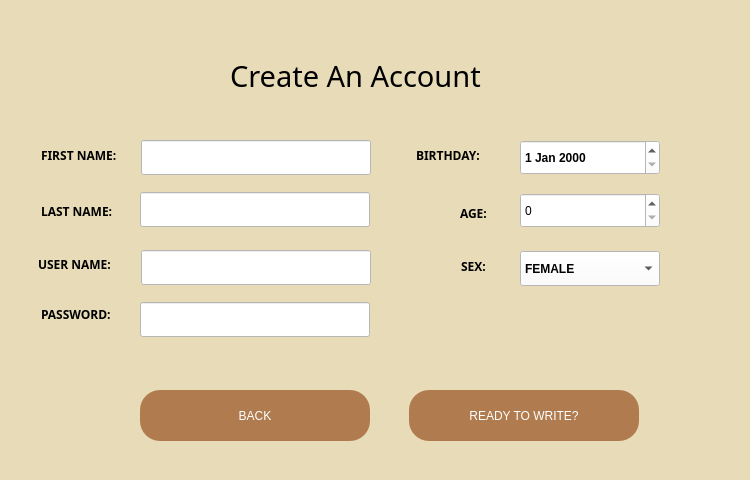
<?xml version="1.0" encoding="UTF-8"?>
<ui version="4.0">
 <class>Signup</class>
 <widget class="QDialog" name="Signup">
  <property name="geometry">
   <rect>
    <x>0</x>
    <y>0</y>
    <width>750</width>
    <height>480</height>
   </rect>
  </property>
  <property name="windowTitle">
   <string>Dialog</string>
  </property>
  <property name="styleSheet">
   <string notr="true">BACkGROUND-COLOR:rgb(232, 220, 184)
</string>
  </property>
  <widget class="QLineEdit" name="lineEdit">
   <property name="geometry">
    <rect>
     <x>141</x>
     <y>140</y>
     <width>230</width>
     <height>35</height>
    </rect>
   </property>
   <property name="styleSheet">
    <string notr="true">
background-color: rgb(255, 255, 255);
font: 10pt &quot;SansSerif&quot;;
color: rgb(0, 0, 0);</string>
   </property>
  </widget>
  <widget class="QLineEdit" name="lineEdit_2">
   <property name="geometry">
    <rect>
     <x>140</x>
     <y>192</y>
     <width>230</width>
     <height>35</height>
    </rect>
   </property>
   <property name="styleSheet">
    <string notr="true">
background-color: rgb(255, 255, 255);
font: 10pt &quot;SansSerif&quot;;
color: rgb(0, 0, 0);</string>
   </property>
  </widget>
  <widget class="QSpinBox" name="spinBox">
   <property name="geometry">
    <rect>
     <x>520</x>
     <y>193</y>
     <width>140</width>
     <height>35</height>
    </rect>
   </property>
   <property name="styleSheet">
    <string notr="true">background-color:rgb(255, 255, 255);
COLOR: BLACK;
font: 700 9pt &quot;Segoe UI&quot;;</string>
   </property>
  </widget>
  <widget class="QPushButton" name="pushButton">
   <property name="geometry">
    <rect>
     <x>409</x>
     <y>390</y>
     <width>230</width>
     <height>51</height>
    </rect>
   </property>
   <property name="styleSheet">
    <string notr="true">background-color: #B07C4F;
font: 900 12pt &quot;Segoe UI Black&quot;;
color: rgb(255, 255, 255);
border-radius: 20px;</string>
   </property>
   <property name="text">
    <string>READY TO WRITE?</string>
   </property>
  </widget>
  <widget class="QPushButton" name="pushButton_2">
   <property name="geometry">
    <rect>
     <x>140</x>
     <y>390</y>
     <width>230</width>
     <height>51</height>
    </rect>
   </property>
   <property name="styleSheet">
    <string notr="true">background-color: #B07C4F;
font: 900 12pt &quot;Segoe UI Black&quot;;
color: rgb(255, 255, 255);
border-radius: 20px;</string>
   </property>
   <property name="text">
    <string>BACK</string>
   </property>
  </widget>
  <widget class="QLineEdit" name="username">
   <property name="geometry">
    <rect>
     <x>141</x>
     <y>250</y>
     <width>230</width>
     <height>35</height>
    </rect>
   </property>
   <property name="styleSheet">
    <string notr="true">
background-color: rgb(255, 255, 255);
font: 10pt &quot;SansSerif&quot;;
color: rgb(0, 0, 0);</string>
   </property>
  </widget>
  <widget class="QLineEdit" name="btnPassword">
   <property name="geometry">
    <rect>
     <x>140</x>
     <y>302</y>
     <width>230</width>
     <height>35</height>
    </rect>
   </property>
   <property name="styleSheet">
    <string notr="true">
background-color: rgb(255, 255, 255);
font: 10pt &quot;SansSerif&quot;;
color: rgb(0, 0, 0);</string>
   </property>
   <property name="text">
    <string/>
   </property>
  </widget>
  <widget class="QComboBox" name="comboBox">
   <property name="geometry">
    <rect>
     <x>520</x>
     <y>251</y>
     <width>140</width>
     <height>35</height>
    </rect>
   </property>
   <property name="font">
    <font>
     <family>Segoe UI</family>
     <pointsize>9</pointsize>
     <italic>false</italic>
     <bold>true</bold>
    </font>
   </property>
   <property name="styleSheet">
    <string notr="true">background-color:rgb(255, 255, 255);
COLOR: BLACK;
font: 700 9pt &quot;Segoe UI&quot;;</string>
   </property>
   <item>
    <property name="text">
     <string>FEMALE</string>
    </property>
   </item>
   <item>
    <property name="text">
     <string>MALE</string>
    </property>
   </item>
   <item>
    <property name="text">
     <string>NON-BINARY</string>
    </property>
   </item>
   <item>
    <property name="text">
     <string>PREFER NOT TO SAY</string>
    </property>
   </item>
  </widget>
  <widget class="QLabel" name="label_5">
   <property name="geometry">
    <rect>
     <x>230</x>
     <y>50</y>
     <width>341</width>
     <height>51</height>
    </rect>
   </property>
   <property name="font">
    <font>
     <family>Sans Serif Collection</family>
     <pointsize>22</pointsize>
    </font>
   </property>
   <property name="styleSheet">
    <string notr="true">color: rgb(0, 0, 0);</string>
   </property>
   <property name="text">
    <string>Create An Account</string>
   </property>
  </widget>
  <widget class="QLabel" name="label_8">
   <property name="geometry">
    <rect>
     <x>41</x>
     <y>289</y>
     <width>101</width>
     <height>51</height>
    </rect>
   </property>
   <property name="font">
    <font>
     <family>Segoe UI Variable Text</family>
     <pointsize>9</pointsize>
     <bold>true</bold>
    </font>
   </property>
   <property name="styleSheet">
    <string notr="true">color: rgb(0, 0, 0);</string>
   </property>
   <property name="text">
    <string>PASSWORD:</string>
   </property>
  </widget>
  <widget class="QLabel" name="label_9">
   <property name="geometry">
    <rect>
     <x>41</x>
     <y>130</y>
     <width>101</width>
     <height>51</height>
    </rect>
   </property>
   <property name="font">
    <font>
     <family>Segoe UI Variable Text</family>
     <pointsize>9</pointsize>
     <bold>true</bold>
    </font>
   </property>
   <property name="styleSheet">
    <string notr="true">color: rgb(0, 0, 0);</string>
   </property>
   <property name="text">
    <string>FIRST NAME:</string>
   </property>
  </widget>
  <widget class="QLabel" name="label_10">
   <property name="geometry">
    <rect>
     <x>41</x>
     <y>181</y>
     <width>101</width>
     <height>60</height>
    </rect>
   </property>
   <property name="font">
    <font>
     <family>Segoe UI Variable Text</family>
     <pointsize>9</pointsize>
     <bold>true</bold>
    </font>
   </property>
   <property name="styleSheet">
    <string notr="true">color: rgb(0, 0, 0);</string>
   </property>
   <property name="text">
    <string>LAST NAME:</string>
   </property>
  </widget>
  <widget class="QLabel" name="label_11">
   <property name="geometry">
    <rect>
     <x>38</x>
     <y>239</y>
     <width>101</width>
     <height>51</height>
    </rect>
   </property>
   <property name="font">
    <font>
     <family>Segoe UI Variable Text</family>
     <pointsize>9</pointsize>
     <bold>true</bold>
    </font>
   </property>
   <property name="styleSheet">
    <string notr="true">color: rgb(0, 0, 0);</string>
   </property>
   <property name="text">
    <string>USER NAME:</string>
   </property>
  </widget>
  <widget class="QLabel" name="label_12">
   <property name="geometry">
    <rect>
     <x>460</x>
     <y>188</y>
     <width>40</width>
     <height>50</height>
    </rect>
   </property>
   <property name="font">
    <font>
     <family>Segoe UI Variable Text</family>
     <pointsize>9</pointsize>
     <bold>true</bold>
    </font>
   </property>
   <property name="styleSheet">
    <string notr="true">color: rgb(0, 0, 0);</string>
   </property>
   <property name="text">
    <string>AGE:</string>
   </property>
  </widget>
  <widget class="QLabel" name="label_13">
   <property name="geometry">
    <rect>
     <x>461</x>
     <y>241</y>
     <width>31</width>
     <height>51</height>
    </rect>
   </property>
   <property name="font">
    <font>
     <family>Segoe UI Variable Text</family>
     <pointsize>9</pointsize>
     <bold>true</bold>
    </font>
   </property>
   <property name="styleSheet">
    <string notr="true">color: rgb(0, 0, 0);</string>
   </property>
   <property name="text">
    <string>SEX:</string>
   </property>
  </widget>
  <widget class="QDateEdit" name="dateEdit">
   <property name="geometry">
    <rect>
     <x>520</x>
     <y>140</y>
     <width>140</width>
     <height>35</height>
    </rect>
   </property>
   <property name="font">
    <font>
     <family>Segoe UI</family>
     <pointsize>9</pointsize>
     <italic>false</italic>
     <bold>true</bold>
    </font>
   </property>
   <property name="acceptDrops">
    <bool>false</bool>
   </property>
   <property name="styleSheet">
    <string notr="true">background-color:rgb(255, 255, 255);
COLOR: BLACK;
font: 700 9pt &quot;Segoe UI&quot;;</string>
   </property>
  </widget>
  <widget class="QLabel" name="label_14">
   <property name="geometry">
    <rect>
     <x>416</x>
     <y>130</y>
     <width>91</width>
     <height>51</height>
    </rect>
   </property>
   <property name="font">
    <font>
     <family>Segoe UI Variable Text</family>
     <pointsize>9</pointsize>
     <bold>true</bold>
    </font>
   </property>
   <property name="styleSheet">
    <string notr="true">color: rgb(0, 0, 0);</string>
   </property>
   <property name="text">
    <string>BIRTHDAY:</string>
   </property>
  </widget>
  <zorder>label_14</zorder>
  <zorder>label_12</zorder>
  <zorder>label_13</zorder>
  <zorder>label_8</zorder>
  <zorder>label_11</zorder>
  <zorder>label_9</zorder>
  <zorder>label_10</zorder>
  <zorder>layoutWidget</zorder>
  <zorder>lineEdit</zorder>
  <zorder>lineEdit_2</zorder>
  <zorder>spinBox</zorder>
  <zorder>pushButton</zorder>
  <zorder>pushButton_2</zorder>
  <zorder>username</zorder>
  <zorder>btnPassword</zorder>
  <zorder>comboBox</zorder>
  <zorder>label_5</zorder>
  <zorder>dateEdit</zorder>
 </widget>
 <resources/>
 <connections/>
</ui>
